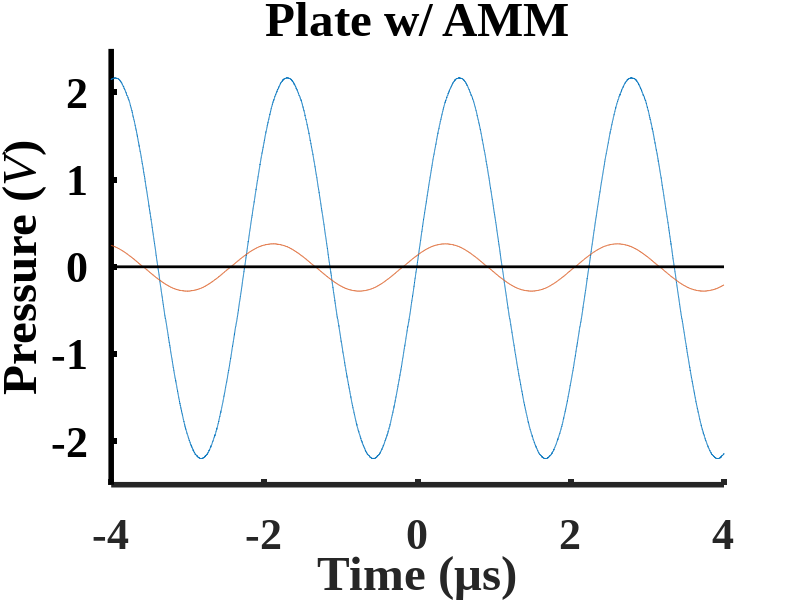

Here is the MATLAB script that generated this plot:
% function createfigure(X1, YMatrix1)
%CREATEFIGURE(X1, YMatrix1)
%  X1:  vector of plot x data
%  YMATRIX1:  matrix of plot y data

%  Auto-generated by MATLAB on 04-Apr-2023 11:29:20

% load data
load('E_harvesting_230303_plate_w_AMM_2.2Vpp.mat');

% Create figure
figure;

% figure size setting
x0=50;
y0=50;

height = 800;
width=height*(4/3);

set(gcf,'position',[x0,y0,width,height])

% Create axes
axes1 = axes;
hold(axes1,'on');

% Create multiple line objects using matrix input to plot
plot1 = plot(X1,YMatrix1);
set(plot1(1),'DisplayName','Input',...
    'Color',[0 0.447058826684952 0.74117648601532]);
set(plot1(2),'DisplayName','Output',...
    'Color',[0.850980401039124 0.325490206480026 0.0980392172932625]);

% Create line (y = 0)
line(xlim(), [0,0], 'LineWidth', 2, 'Color', 'k');

% Create ylabel
ylabel('Pressure ({\itV})','FontWeight','bold','FontSize',32,...
    'FontName','Times New Roman');

% Create xlabel
xlabel('Time ({\mus})','FontWeight','bold','FontSize',32,...
    'FontName','Times New Roman');

% Create title
title('Plate w/ AMM');

% Uncomment the following line to preserve the X-limits of the axes
xlim(axes1,[-4e-06 4e-06]);
% Uncomment the following line to preserve the Y-limits of the axes
ylim(axes1,[-2.5 2.5]);
hold(axes1,'off');
% Set the remaining axes properties
set(axes1,'FontName','Times New Roman','FontSize',32,'FontWeight','bold',...
    'LineWidth',4,'XGrid','off','XTick',[-4e-06 -2e-06 0 2e-06 4e-06],...
    'XTickLabel',{'-4','-2','0','2','4'},'YColor',[0 0 0],'YGrid','off','ZGrid',...
    'on');
% Create legend
% legend(axes1,'show');

